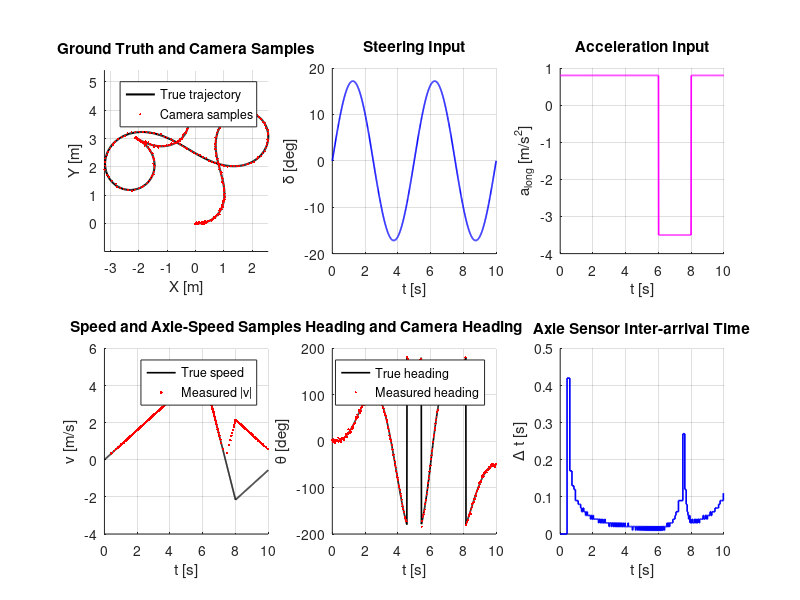

The MATLAB script that drew this image: (Note: this script raises an error after producing the figure.)
function sim_data = generate_kalman_data(output_file)
% Generate synthetic ground truth and sensor streams for the RC car EKF.
%
% The generated data is shared by both:
%   - kalman.m
%   - kalman_dead_reckoning.m
% It also plots a quick summary so the synthetic dataset is easy to tune.
%
% Usage:
%   sim_data = generate_kalman_data();
%   sim_data = generate_kalman_data('my_file.mat');

    if nargin < 1 || isempty(output_file)
        output_file = fullfile(fileparts(mfilename('fullpath')), 'kalman_sim_data.mat');
    end

    % --- Vehicle / sensor constants used by the simulated plant ---
    PLANT.L   = 0.265;    % wheelbase [m]
    PLANT.r_w = 0.0325;   % wheel radius [m]
    PLANT.W   = 0.200;    % track width [m]

    % Sensor shaft spins 3x faster than the wheel.
    PLANT.gear_ratio = 3.0;                      % sensor speed / wheel speed [-]
    PLANT.speed_ratio = PLANT.r_w / PLANT.gear_ratio;   % [m/rad]

    % Measurement noise used to synthesize sensor data.
    SENSOR.r_cam_xy    = 0.02;   % [m]
    SENSOR.r_cam_theta = 0.05;   % [rad]
    SENSOR.r_omega     = 0.5;    % [rad/s]

    % Timing of the synthetic data sources.
    TIMING.dt_predict = 0.01;          % [s]
    TIMING.dt_camera  = 0.033;         % [s]
    TIMING.axle_dt_range = [];  % legacy field, not used in rotation-triggered mode
    TIMING.T_end = 10;                 % [s]

    dt_sim = TIMING.dt_predict;
    t_sim  = 0:dt_sim:TIMING.T_end;
    N      = length(t_sim);

    % Steering and acceleration profiles define the simulated path.
    delta_true = 0.3 * sin(2*pi*0.2*t_sim);
    %delta_true = 0.3*ones(size(t_sim));
    a_long_true = 0.8 * ones(size(t_sim));
    a_long_true(t_sim > 6 & t_sim < 8) = -3.5;

    % Integrate the bicycle model to create the ground-truth trajectory.
    x_true = zeros(4, N);
    x_true(:,1) = [0; 0; 0; 0];
    for k = 1:N-1
        x_true(:,k+1) = bicycle_step(x_true(:,k), ...
            delta_true(k), a_long_true(k), dt_sim, PLANT);
    end

    % Camera measurements at a fixed rate.
    cam_period = max(1, round(TIMING.dt_camera / dt_sim));
    cam_idx  = 1:cam_period:N;
    z_cam    = x_true(1:3, cam_idx) + ...
        diag([SENSOR.r_cam_xy; SENSOR.r_cam_xy; SENSOR.r_cam_theta]) * randn(3, length(cam_idx));

    % Axle speed measurements are event-driven: one sample per sensor revolution.
    % This makes sample interval inversely proportional to speed.
    axle_idx = [];
    theta_sensor = 0;  % integrated sensor angle [rad]
    for k = 2:N
        omega_sensor = abs(x_true(4, k-1)) / PLANT.speed_ratio;  % [rad/s]
        theta_sensor = theta_sensor + omega_sensor * dt_sim;
        while theta_sensor >= 2*pi
            axle_idx(end+1) = k; %#ok<SAGROW>
            theta_sensor = theta_sensor - 2*pi;
        end
    end
    axle_idx = unique(axle_idx, 'stable');
    axle_times = t_sim(axle_idx);

    omega_true = abs(x_true(4, axle_idx)) / PLANT.speed_ratio;
    z_axle     = abs(omega_true + SENSOR.r_omega * randn(size(omega_true)));

    sim_data = struct( ...
        'plant', PLANT, ...
        'sensor', SENSOR, ...
        'timing', TIMING, ...
        'dt_sim', dt_sim, ...
        't_sim', t_sim, ...
        'delta_true', delta_true, ...
        'a_long_true', a_long_true, ...
        'x_true', x_true, ...
        'cam_idx', cam_idx, ...
        'z_cam', z_cam, ...
        'axle_times', axle_times, ...
        'axle_idx', axle_idx, ...
        'omega_true', omega_true, ...
        'z_axle', z_axle);

    save(output_file, 'sim_data');
    fprintf('Saved simulation data to %s\n', output_file);

    plot_generated_data(sim_data);
end

function plot_generated_data(sim_data)
    t_sim = sim_data.t_sim;
    x_true = sim_data.x_true;
    delta_true = sim_data.delta_true;
    a_long_true = sim_data.a_long_true;
    cam_idx = sim_data.cam_idx;
    z_cam = sim_data.z_cam;
    axle_times = sim_data.axle_times;
    z_axle = sim_data.z_axle;
    v_axle = z_axle * sim_data.plant.speed_ratio;

    figure('Name', 'Generated Kalman Dataset', 'Position', [120 120 1300 850]);

    subplot(2,3,1); hold on; grid on;
    plot(x_true(1,:), x_true(2,:), 'k-', 'LineWidth', 1.5);
    plot(z_cam(1,:), z_cam(2,:), 'r.', 'MarkerSize', 5);
    xlabel('X [m]'); ylabel('Y [m]'); title('Ground Truth and Camera Samples');
    legend('True trajectory', 'Camera samples');
    axis equal;

    subplot(2,3,2); hold on; grid on;
    plot(t_sim, rad2deg(delta_true), 'b-', 'LineWidth', 1.2);
    xlabel('t [s]'); ylabel('\delta [deg]'); title('Steering Input');

    subplot(2,3,3); hold on; grid on;
    plot(t_sim, a_long_true, 'm-', 'LineWidth', 1.2);
    xlabel('t [s]'); ylabel('a_{long} [m/s^2]'); title('Acceleration Input');

    subplot(2,3,4); hold on; grid on;
    plot(t_sim, x_true(4,:), 'k-', 'LineWidth', 1.2);
    plot(axle_times, v_axle, 'r.', 'MarkerSize', 6);
    xlabel('t [s]'); ylabel('v [m/s]'); title('Speed and Axle-Speed Samples');
    legend('True speed', 'Measured |v|');

    subplot(2,3,5); hold on; grid on;
    plot(t_sim, rad2deg(x_true(3,:)), 'k-', 'LineWidth', 1.2);
    plot(t_sim(cam_idx), rad2deg(z_cam(3,:)), 'r.', 'MarkerSize', 5);
    xlabel('t [s]'); ylabel('\theta [deg]'); title('Heading and Camera Heading');
    legend('True heading', 'Measured heading');

    subplot(2,3,6); hold on; grid on;
    stairs([0, axle_times], [0, diff([0, axle_times])], 'b-', 'LineWidth', 1.2);
    xlabel('t [s]'); ylabel('\Delta t [s]'); title('Axle Sensor Inter-arrival Time');

    sgtitle('Synthetic Dataset Summary for EKF Tuning');
end

function x_next = bicycle_step(x, delta, a_long, dt, C)
    X     = x(1);
    Y     = x(2);
    theta = x(3);
    v     = x(4);

    x_next = [
        X     + v * cos(theta) * dt
        Y     + v * sin(theta) * dt
        wrap_pi(theta + (v / C.L) * tan(delta) * dt)
        v     + a_long * dt
    ];
end

function a = wrap_pi(a)
    a = mod(a + pi, 2*pi) - pi;
end
